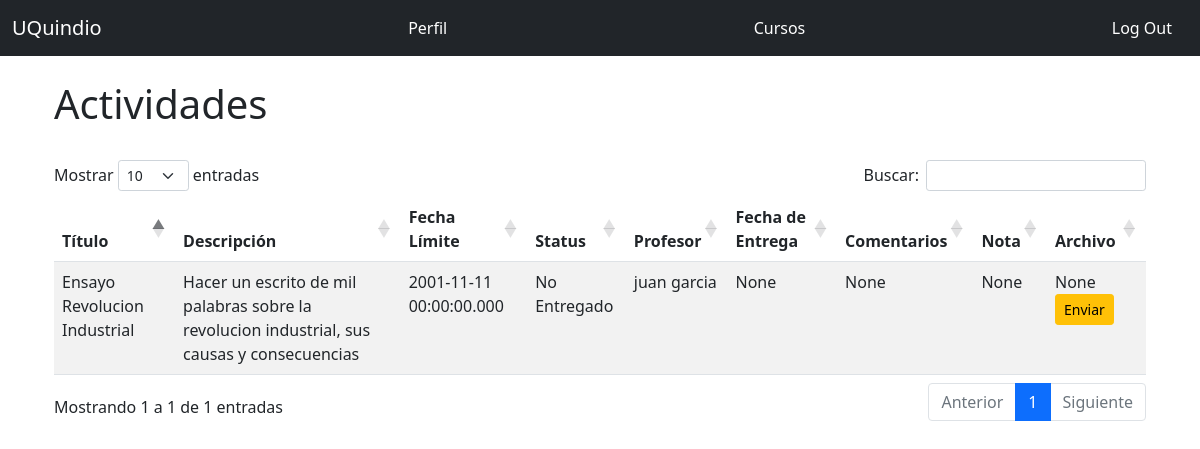
Page /activities/2 (signed in) on the earlier database version.
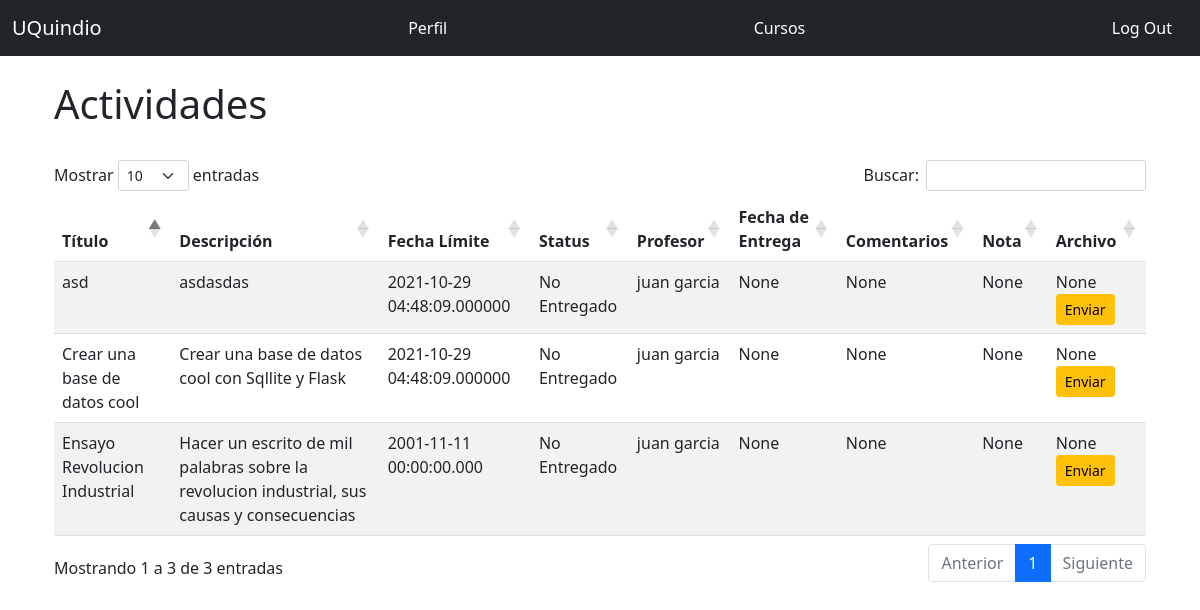
Same page on the later database version.
### app.py (models this page shows, shortened)
class Homework(db.Model):
    __tablename__ = 'homework'
    id = db.Column(db.Integer, primary_key = True)
    title = db.Column(db.String(128))
    description = db.Column(db.Text)
    limit_date = db.Column(db.DateTime, default=datetime.utcnow)
    status = db.Column(db.String)
    student_comment = db.Column(db.Text)
    grade = db.Column(db.DECIMAL(5,2))
    date_sent = db.Column(db.DateTime)
    file_url = db.Column(db.String)
    enrollment_id = db.Column(db.Integer, db.ForeignKey('enrollment.id'))

class Teacher(UserMixin, db.Model):
    __tablename__ = 'teachers'
    id = db.Column(db.Integer, primary_key = True)
    email = db.Column(db.String(64), unique=True, index=True)
    username = db.Column(db.String(64), unique=True, index=True)
    name = db.Column(db.String(64))
    last_name = db.Column(db.String(64))
    cc = db.Column(db.Integer, unique=True, index=True)
    age = db.Column(db.Integer)
    genre = db.Column(db.CHAR)
    password_hash = db.Column(db.String(128))
    role_id = db.Column(db.Integer, db.ForeignKey('roles.id'))
    course_list = db.relationship("Course",uselist=True, backref="teacher",lazy="subquery")
    @property
    def password(self):
        raise AttributeError('password no es un atributo legible')

### app.py (the view)
@app.route('/activities/<int:enrollment_id>', methods=['GET', 'POST'])
@login_required
@require_role(role="Student")
def activities(enrollment_id):
    result = db.session.execute('Select courses.name As course, teachers.name As teacher_name, teachers.last_name As teacher_last_name, homework.title As homework, enrollment.id As enrollment, homework.description, homework.status, homework.limit_date, homework.student_comment, homework.grade, homework.date_sent, homework.file_url, homework.id From courses Inner Join enrollment On courses.id = enrollment.course_id Inner Join students On students.id = enrollment.student_id Inner Join teachers On teachers.id = courses.teacher_id Inner Join homework On enrollment.id = homework.enrollment_id Where enrollment.id = :val', {'val': enrollment_id})
    return render_template('activities.html', result=result, enrollment_id=enrollment_id)

### app.py (called while the page is built)
def require_role(role):
    def decorator(func):
        @wraps(func)
        def wrapped_function(*args, **kwargs):
            if not session['account_type'] == role:
                return redirect("/404")
            else:
                return func(*args, **kwargs)
        return wrapped_function
    return decorator

@login_manager.user_loader
def load_user(user_id):
    if session['account_type'] == 'Student':
        return User.query.get(int(user_id))
    elif session['account_type'] == 'Teacher':
        return Teacher.query.get(int(user_id))
    else:
      return None

### templates/activities.html (shortened to what this page needs)
{% extends "base.html" %}
{% block page_content %}
<div class="page-header">
  <h1>Actividades </h1>
</div>
<br/>
  <table id="data" class="table table-striped">
    <thead>
      <tr>
        <th>Título</th>
        <th>Descripción</th>
        <th>Fecha Límite</th>
        <th>Status</th>
        <th>Profesor</th>
        <th>Fecha de Entrega</th>
        <th>Comentarios</th>
        <th>Nota</th>
        <th>Archivo</th>
      </tr>
    </thead>
    <tbody>
      {% for homework in result %}
        <tr>
          <td>{{ homework.homework }}</td>
          <td>{{ homework.description }}</td>
          <td>{{ homework.limit_date }}</td>
          <td>{{ homework.status }}</td>
          <td>{{ homework.teacher_name }} {{ homework.teacher_last_name }}</td>
          <td>{{ homework.date_sent }}</td>
          <td>{{ homework.student_comment }}</td>
          <td>{{ homework.grade}}</td>
          <td>{{ homework.file_url}}
            {% if homework.status != "Entregado y Calificado" %}
            <a href="{{ url_for('upload', homework_id=homework.id, enrollment_id=enrollment_id) }}">
              <span class="btn btn-warning btn-sm">Enviar</span>
            </a>
            {% endif %}
            </td>
        </tr>
      {% endfor %}
    </tbody>
  </table>
{% endblock %}

Differences in the rows shown:
added Homework: homework "Crear una base de datos cool", description "Crear una base de datos cool con Sqllite y Flask", limit_date "2021-10-29 04:48:09.000000", status "No Entregado", teacher_name "juan", teacher_last_name "garcia", date_sent "None", student_comment "None", grade "None", file_url "None"
added Homework: homework "asd", description "asdasdas", limit_date "2021-10-29 04:48:09.000000", status "No Entregado", teacher_name "juan", teacher_last_name "garcia", date_sent "None", student_comment "None", grade "None", file_url "None"
Other differences:
text written by a page script: "Mostrar entradas Buscar: Mostrando 1 a 1 de 1 entradas Anterior 1 Siguiente" → "Mostrar entradas Buscar: Mostrando 1 a 3 de 3 entradas Anterior 1 Siguiente"
